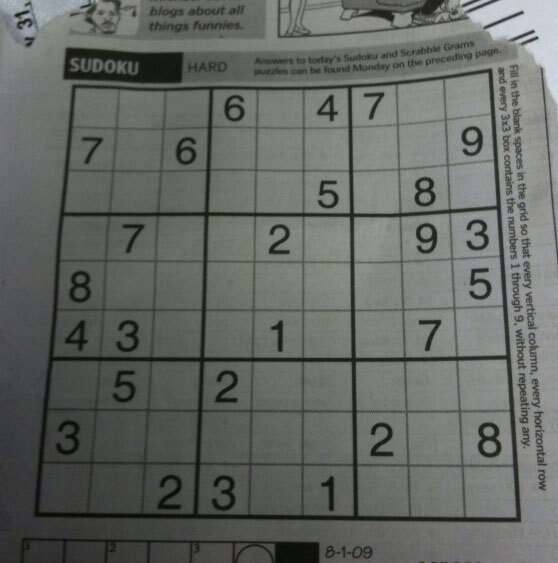
#> input picture images/sudoku.jpg, 558 x 563 px
$ python 20_localbinary.py
#> lines starting #> are read from the running program, lines starting #| are printed output that depends on the picture; after the words box and inside, x2 and y2 are one past the last pixel; in counts of white or black regions, pixels touching at a corner belong together
'''
적응형 이진화
적응형 이진화(Adaptive Thresholding) 는 OpenCV에서 제공하는 이진화 기법 중 하나로, 조명 변화가 심한 영상에서도 적절한 임계값을 적용하여 이진화를 수행하는 방법입니다. 일반적인 cv2.threshold()는 하나의 고정된 임계값을 사용하지만, cv2.adaptiveThreshold()는 영상의 작은 영역마다 서로 다른 임계값을 계산하여 적용합니다. 이를 통해 명암 차이가 고르지 않은 이미지에서도 효과적으로 객체와 배경을 분리할 수 있습니다. OpenCV에서는 평균값을 이용하는 cv2.ADAPTIVE_THRESH_MEAN_C와 가우시안 가중치를 적용하는 cv2.ADAPTIVE_THRESH_GAUSSIAN_C 두 가지 방식을 제공하며, 블록 크기(blockSize)와 상수 값(C)을 조절하여 최적의 결과를 얻을 수 있습니다.
'''

import cv2
import numpy as np

img = cv2.imread('./images/sudoku.jpg', cv2.IMREAD_GRAYSCALE)
#> img: shape (563, 558); min 7, max 219, mean 102.4

# 전역 자동 이진화
a, dst1 = cv2.threshold(img, 0, 255, cv2.THRESH_BINARY | cv2.THRESH_OTSU)
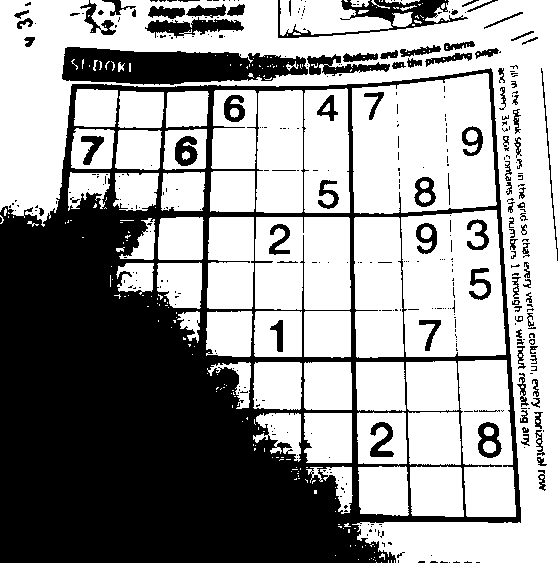
#> dst1: shape (563, 558); 60.1% white; 384 black regions (284 under 20 px), largest, box (x1, y1, x2, y2) and area: (0, 68, 521, 563) 103109, (62, 47, 308, 85) 6637, (278, 0, 468, 38) 1953
#> a = 96

# 지역 자동 이진화
dst2 = np.zeros(img.shape, np.uint8)
print(img.shape)
#| (563, 558)
bw = img.shape[1] // 4
#> bw = 139
bh = img.shape[0] // 4
#> bh = 140

for y in range(4):
    for x in range(4):
        img_ = img[y*bh: (y+1)*bh, x*bw: (x+1)*bw]
        dst_ = dst2[y*bh: (y+1)*bh, x*bw: (x+1)*bw]
        cv2.threshold(img_, 0, 255, cv2.THRESH_BINARY | cv2.THRESH_OTSU, dst_)
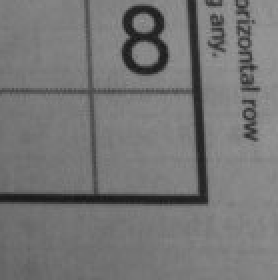
#> img_: shape (140, 139) (shown 2 times larger); min 19, max 153, mean 117.1
        # dst_에 앞에 있는 cv2.THRESH_OTSU 넣어줌

# 적응형 이진화
# ADAPTIVE_THRESH_MEAN_C: 해당 픽셀 주변의 평균값을 기준으로 임계값 설정
# 9: 이웃 블록 크기. 현재 픽셀 주변에서 얼마만큼의 영역을 고려할지 설정. 클수록 더 넓은 영역을 평균 -> 조명에 덜 민감하지만 부드러움
# 5: 임계값 보정 상수, 평균 또는 가중 평균에서 얼마나 빼줄지 결정. 값이 클수록 픽셀이 어두워야 흰색이 됨(임계값을 낮추거나 높이기 위한 튜닝용 파라미터)
dst3 = cv2.adaptiveThreshold(img, 255, cv2.ADAPTIVE_THRESH_MEAN_C, cv2.THRESH_BINARY, 9, 5)
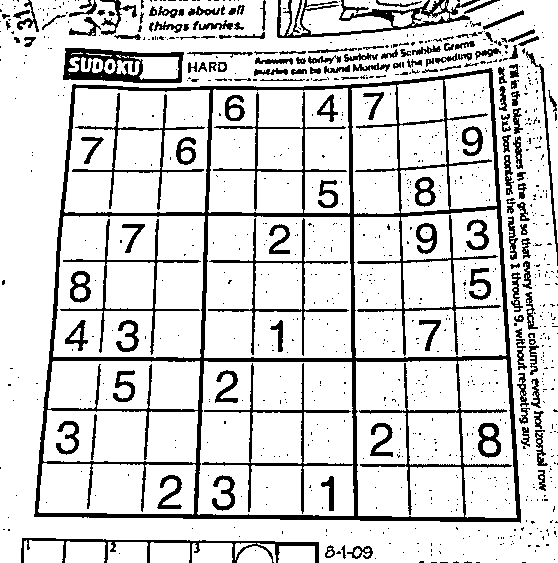
#> dst3: shape (563, 558); 83.6% white; 936 black regions (782 under 20 px), largest, box (x1, y1, x2, y2) and area: (34, 68, 521, 523) 22269, (277, 0, 480, 38) 2056, (63, 48, 184, 83) 2010


# ADAPTIVE_THRESH_GAUSSIAN_C: 주변 픽셀에 가중치를 곱한 평균값으로 임계값 설정
# 조명이 불균일한 이미지에서 효과적, 부드러운 결과
dst4 = cv2.adaptiveThreshold(img, 255, cv2.ADAPTIVE_THRESH_GAUSSIAN_C, cv2.THRESH_BINARY, 9, 5)
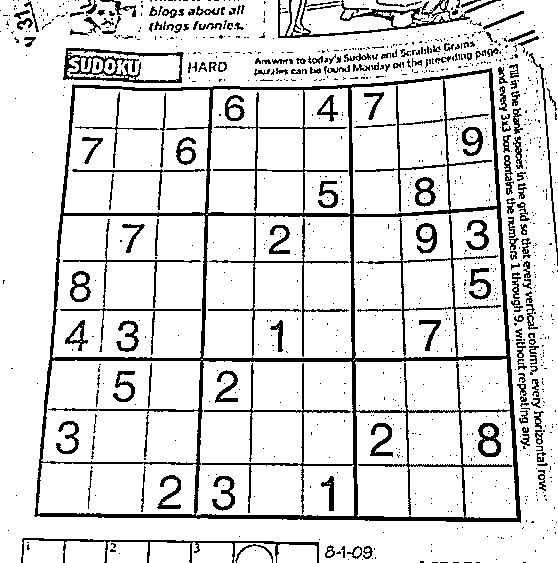
#> dst4: shape (563, 558); 86.4% white; 994 black regions (815 under 20 px), largest, box (x1, y1, x2, y2) and area: (34, 68, 521, 523) 19066, (278, 0, 501, 38) 1653, (63, 48, 184, 83) 1424


cv2.imshow('img', img)
cv2.imshow('dst1', dst1)
cv2.imshow('dst2', dst2)
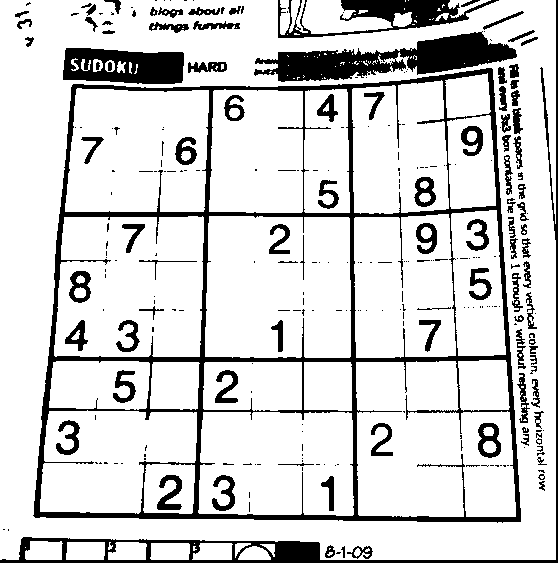
#> window 'dst2': shape (563, 558); 83.4% white; 278 black regions (178 under 20 px), largest, box (x1, y1, x2, y2) and area: (33, 68, 521, 523) 19576, (254, 31, 517, 82) 6159, (0, 0, 558, 563) 5414
cv2.imshow('dst3', dst3)
cv2.imshow('dst4', dst4)
cv2.waitKey()

$ run again, with images/dog.jpg copied over images/sudoku.jpg
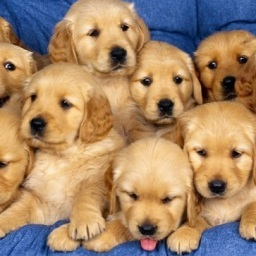
#> input picture images/dog.jpg, 256 x 256 px
#> `a, dst1 = cv2.threshold(img, 0, 255, cv2.THRESH_BINARY | cv2.THRESH_OT..`:
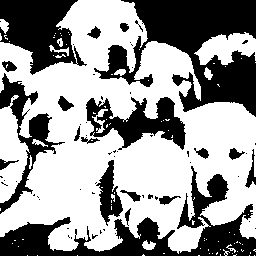
#> dst1: shape (256, 256); 60.1% white; 66 black regions (46 under 20 px), largest, box (x1, y1, x2, y2) and area: (94, 0, 256, 117) 8991, (0, 166, 256, 256) 6466, (0, 0, 87, 75) 3821
#> a = 131
#| (256, 256)
#> dst3: shape (256, 256); 70.7% white; 752 black regions (640 under 20 px), largest, box (x1, y1, x2, y2) and area: (0, 159, 180, 256) 2167, (91, 0, 238, 105) 1881, (0, 74, 69, 205) 1110
#> dst4: shape (256, 256); 76.1% white; black in thin lines or dots
#> `cv2.imshow('dst2', dst2)`:
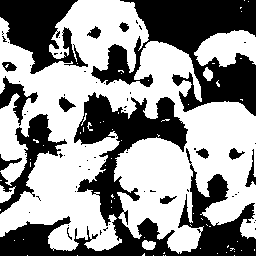
#> window 'dst2': shape (256, 256); 57.4% white; 66 black regions (52 under 20 px), largest, box (x1, y1, x2, y2) and area: (0, 92, 256, 256) 12102, (91, 0, 256, 116) 8715, (0, 0, 88, 74) 3562
